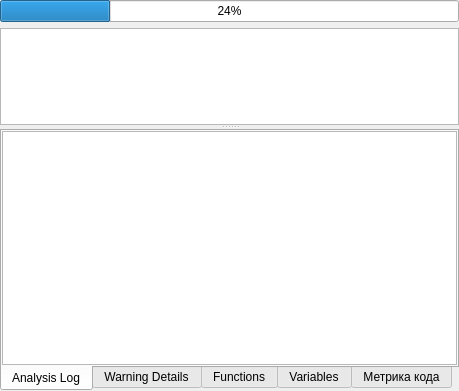
<?xml version="1.0" encoding="UTF-8"?>
<ui version="4.0">
 <class>ResultsView</class>
 <widget class="QWidget" name="ResultsView">
  <property name="geometry">
   <rect>
    <x>0</x>
    <y>0</y>
    <width>459</width>
    <height>391</height>
   </rect>
  </property>
  <property name="sizePolicy">
   <sizepolicy hsizetype="Expanding" vsizetype="Expanding">
    <horstretch>0</horstretch>
    <verstretch>0</verstretch>
   </sizepolicy>
  </property>
  <property name="maximumSize">
   <size>
    <width>16777215</width>
    <height>16777215</height>
   </size>
  </property>
  <property name="windowTitle">
   <string>Results</string>
  </property>
  <layout class="QVBoxLayout" name="verticalLayout">
   <property name="leftMargin">
    <number>0</number>
   </property>
   <property name="topMargin">
    <number>0</number>
   </property>
   <property name="rightMargin">
    <number>0</number>
   </property>
   <property name="bottomMargin">
    <number>0</number>
   </property>
   <item>
    <widget class="QProgressBar" name="mProgress">
     <property name="sizePolicy">
      <sizepolicy hsizetype="Expanding" vsizetype="Minimum">
       <horstretch>0</horstretch>
       <verstretch>0</verstretch>
      </sizepolicy>
     </property>
     <property name="value">
      <number>24</number>
     </property>
    </widget>
   </item>
   <item>
    <widget class="QSplitter" name="mVerticalSplitter">
     <property name="orientation">
      <enum>Qt::Vertical</enum>
     </property>
     <widget class="ResultsTree" name="mTree">
      <property name="sizePolicy">
       <sizepolicy hsizetype="Expanding" vsizetype="Expanding">
        <horstretch>0</horstretch>
        <verstretch>0</verstretch>
       </sizepolicy>
      </property>
      <property name="editTriggers">
       <set>QAbstractItemView::NoEditTriggers</set>
      </property>
      <property name="selectionMode">
       <enum>QAbstractItemView::ExtendedSelection</enum>
      </property>
     </widget>
     <widget class="QTabWidget" name="tabWidget">
      <property name="tabPosition">
       <enum>QTabWidget::South</enum>
      </property>
      <property name="currentIndex">
       <number>0</number>
      </property>
      <widget class="QWidget" name="mTabLog">
       <attribute name="title">
        <string>Analysis Log</string>
       </attribute>
       <layout class="QVBoxLayout" name="verticalLayout_2">
        <property name="leftMargin">
         <number>0</number>
        </property>
        <property name="topMargin">
         <number>0</number>
        </property>
        <property name="rightMargin">
         <number>0</number>
        </property>
        <property name="bottomMargin">
         <number>0</number>
        </property>
        <item>
         <widget class="QListWidget" name="mListLog"/>
        </item>
       </layout>
      </widget>
      <widget class="QWidget" name="mTabDetails">
       <attribute name="title">
        <string>Warning Details</string>
       </attribute>
       <layout class="QVBoxLayout" name="verticalLayout_3">
        <property name="leftMargin">
         <number>0</number>
        </property>
        <property name="topMargin">
         <number>0</number>
        </property>
        <property name="rightMargin">
         <number>0</number>
        </property>
        <property name="bottomMargin">
         <number>0</number>
        </property>
        <item>
         <widget class="QTextEdit" name="mDetails">
          <property name="sizePolicy">
           <sizepolicy hsizetype="Expanding" vsizetype="Expanding">
            <horstretch>0</horstretch>
            <verstretch>1</verstretch>
           </sizepolicy>
          </property>
          <property name="undoRedoEnabled">
           <bool>false</bool>
          </property>
          <property name="readOnly">
           <bool>true</bool>
          </property>
         </widget>
        </item>
        <item>
         <widget class="CodeEditor" name="mCode">
          <property name="sizePolicy">
           <sizepolicy hsizetype="Expanding" vsizetype="Expanding">
            <horstretch>0</horstretch>
            <verstretch>4</verstretch>
           </sizepolicy>
          </property>
          <property name="undoRedoEnabled">
           <bool>false</bool>
          </property>
          <property name="lineWrapMode">
           <enum>QPlainTextEdit::NoWrap</enum>
          </property>
          <property name="readOnly">
           <bool>true</bool>
          </property>
         </widget>
        </item>
       </layout>
      </widget>
      <widget class="QWidget" name="mTabFunctionContracts">
       <attribute name="title">
        <string>Functions</string>
       </attribute>
       <layout class="QVBoxLayout" name="verticalLayout_6">
        <item>
         <widget class="QLabel" name="label_2">
          <property name="text">
           <string>Configured contracts:</string>
          </property>
         </widget>
        </item>
        <item>
         <widget class="QListWidget" name="mListAddedContracts">
          <property name="editTriggers">
           <set>QAbstractItemView::NoEditTriggers</set>
          </property>
         </widget>
        </item>
        <item>
         <widget class="QLabel" name="label">
          <property name="text">
           <string>Missing contracts:</string>
          </property>
         </widget>
        </item>
        <item>
         <widget class="QListWidget" name="mListMissingContracts">
          <property name="editTriggers">
           <set>QAbstractItemView::NoEditTriggers</set>
          </property>
          <property name="sortingEnabled">
           <bool>true</bool>
          </property>
         </widget>
        </item>
       </layout>
      </widget>
      <widget class="QWidget" name="mTabVariableContracts">
       <attribute name="title">
        <string>Variables</string>
       </attribute>
       <layout class="QVBoxLayout" name="verticalLayout_4">
        <item>
         <layout class="QHBoxLayout" name="horizontalLayout">
          <item>
           <spacer name="horizontalSpacer">
            <property name="orientation">
             <enum>Qt::Horizontal</enum>
            </property>
            <property name="sizeHint" stdset="0">
             <size>
              <width>40</width>
              <height>20</height>
             </size>
            </property>
           </spacer>
          </item>
          <item>
           <widget class="QLabel" name="label_5">
            <property name="text">
             <string>Only show variable names that contain text:</string>
            </property>
           </widget>
          </item>
          <item>
           <widget class="QLineEdit" name="mEditVariablesFilter"/>
          </item>
         </layout>
        </item>
        <item>
         <widget class="QLabel" name="label_3">
          <property name="text">
           <string>Configured contracts:</string>
          </property>
         </widget>
        </item>
        <item>
         <widget class="QListWidget" name="mListAddedVariables">
          <property name="editTriggers">
           <set>QAbstractItemView::NoEditTriggers</set>
          </property>
         </widget>
        </item>
        <item>
         <widget class="QLabel" name="label_4">
          <property name="text">
           <string>Missing contracts:</string>
          </property>
         </widget>
        </item>
        <item>
         <widget class="QListWidget" name="mListMissingVariables">
          <property name="editTriggers">
           <set>QAbstractItemView::NoEditTriggers</set>
          </property>
          <property name="sortingEnabled">
           <bool>true</bool>
          </property>
         </widget>
        </item>
       </layout>
      </widget>
      <widget class="QWidget" name="tab">
       <attribute name="title">
        <string>Метрика кода</string>
       </attribute>
       <layout class="QGridLayout" name="gridLayout">
        <item row="0" column="0">
         <widget class="QScrollArea" name="scrollArea">
          <property name="widgetResizable">
           <bool>true</bool>
          </property>
          <widget class="QWidget" name="scrollAreaWidgetContents">
           <property name="geometry">
            <rect>
             <x>0</x>
             <y>0</y>
             <width>433</width>
             <height>218</height>
            </rect>
           </property>
           <layout class="QGridLayout" name="gridLayout_2">
            <item row="0" column="0">
             <widget class="QLabel" name="label_6">
              <property name="text">
               <string>TextLabel</string>
              </property>
              <property name="alignment">
               <set>Qt::AlignLeading|Qt::AlignLeft|Qt::AlignTop</set>
              </property>
             </widget>
            </item>
           </layout>
          </widget>
         </widget>
        </item>
       </layout>
      </widget>
     </widget>
    </widget>
   </item>
  </layout>
 </widget>
 <customwidgets>
  <customwidget>
   <class>ResultsTree</class>
   <extends>QTreeView</extends>
   <header>resultstree.h</header>
  </customwidget>
  <customwidget>
   <class>CodeEditor</class>
   <extends>QPlainTextEdit</extends>
   <header>codeeditor.h</header>
  </customwidget>
 </customwidgets>
 <tabstops>
  <tabstop>mTree</tabstop>
  <tabstop>mDetails</tabstop>
 </tabstops>
 <resources/>
 <connections/>
</ui>
